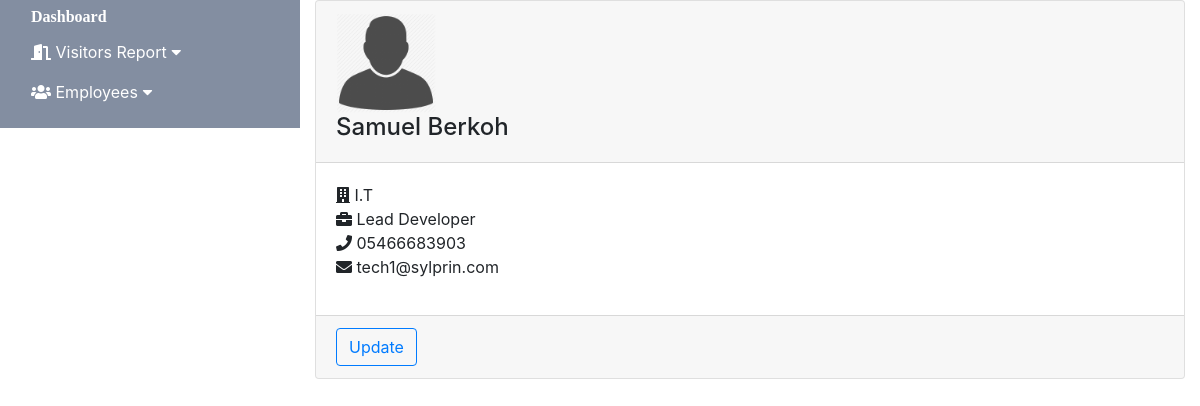
Screenshot of /logapp/employee/2 with the database file from the repository.
### logapp/models.py (models this page shows, shortened)
class Employee(models.Model):
    first_name=models.CharField(max_length=50)
    last_name=models.CharField(max_length=50)
    picture=models.CharField(max_length=40)
    department=models.CharField(max_length=50)
    role=models.CharField(max_length=50)
    email=models.EmailField(max_length=80)
    phone=models.CharField(max_length=15)

### logapp/views.py (the view)
# urls.py: path('employee/<int:pk>',views.EmployeeDetailView.as_view(),name='employee_detail'),
class EmployeeDetailView(generic.DetailView):
    model=Employee
    template_name='logapp/employees/employee_detail.html'

### logapp/templates/logapp/employees/employee_detail.html
{% extends "base_generic.html" %}
{% block content %}
<div class="card">
        <div class="card-header">
            <div class="pic_l">{% load static %}
                <img  src="{% static 'img/pic.png' %}" />
            </div>
            <h4> {{ employee.first_name }}  {{ employee.last_name}}</h4>
        </div>
        <div class="card-body">
            <div class="row">
                        <div class="col">
                            <div class="row">
                                <ul class="list-unstyled col">
                                    <li><i class="fa fa-building"></i> {{ employee.department }}</li>
                                    <li><i class="fa fa-briefcase"></i> {{ employee.role }}</li>
                                    <li><i class="fa fa-phone"> </i> {{ employee.phone}} </li>
                                    <li><i class="fa fa-envelope"> </i> {{ employee.email}} </li>
                                </ul>
                            </div>
                        </div>
            </div>
        </div>
        <div class="card-footer">
            <a  class="btn btn-outline-primary" href="#" >Update</a>
        </div>
    </div>
{% endblock %}

### logapp/static/css/style.css (style rules this page uses)
.pic_l { width: 100px; height: 100px; overflow: hidden; }
.pic img, .pic_l img { object-fit: cover; width: 100%; height: 100%; }

### rows the page displays
Employee: first_name "Samuel", last_name "Berkoh", department "I.T", role "Lead Developer", phone "05466683903", email "tech1@sylprin.com"
